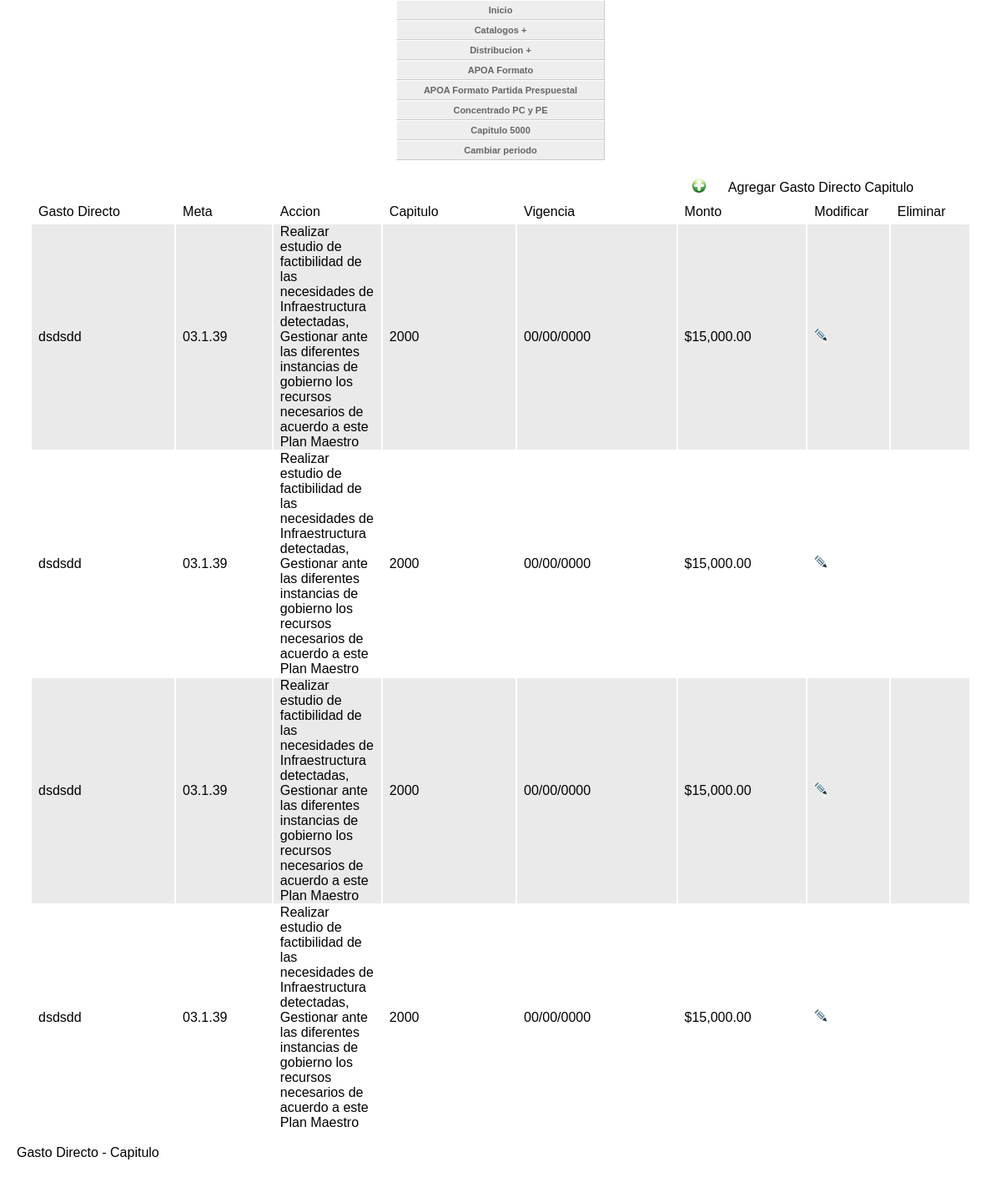
The app's page /gastodirecto_capitulo.php with its own data.
### tables this page shows
CREATE TABLE `gastodirecto_capitulo` (
  `id_gasto_directo` varchar(50) NOT NULL,
  `id_meta` varchar(20) NOT NULL,
  `id_capitulo` varchar(45) NOT NULL,
  `vigencia` date default NULL,
  `monto` double default NULL,
  `id_gastodirecto_capitulo` int(11) NOT NULL auto_increment,
  `id_accion` int(11) NOT NULL,
  `id_departamento` int(11) NOT NULL,
  `id_partida` int(11) NOT NULL,
  `gastado` double(15,3) default NULL,
  `comprometido` double(15,3) default NULL,
  PRIMARY KEY  (`id_gastodirecto_capitulo`)
);

CREATE TABLE `gastodirecto` (
  `clave` varchar(50) default NULL,
  `nombre` varchar(200) NOT NULL,
  `descripcion` longtext NOT NULL,
  `vigencia` date NOT NULL,
  `monto` double NOT NULL,
  `fecha_inicial` varchar(20) NOT NULL,
  `fecha_final` varchar(20) NOT NULL,
  `id_gastodirecto` int(11) NOT NULL auto_increment,
  `fecha_expedicion` date NOT NULL,
  `fecha_recibido` date NOT NULL,
  PRIMARY KEY  (`id_gastodirecto`)
);

CREATE TABLE `meta` (
  `clave` varchar(20) default NULL,
  `nombre` varchar(200) default NULL,
  `descripcion_numero` varchar(500) default NULL,
  `unidad_de_medida` varchar(200) default NULL,
  `cantidad` varchar(200) default NULL,
  `vigencia` date default NULL,
  `monto` double default NULL,
  `periodo` varchar(20) default NULL,
  `ingreso_propio_ene_jun` double default NULL,
  `ingreso_propio_jul_dic` double default NULL,
  `gasto_directo_ene_jun` double default NULL,
  `gasto_directo_jul_dic` double default NULL,
  `id_encargado` int(11) default NULL,
  `id_meta` int(11) NOT NULL auto_increment,
  `descripcion` varchar(500) NOT NULL,
  PRIMARY KEY  (`id_meta`),
  KEY `i_clave` (`clave`)
);

CREATE TABLE `accion` (
  `clave` varchar(20) default NULL,
  `id_meta` int(20) NOT NULL,
  `nombre` varchar(200) default NULL,
  `descripcion` varchar(500) default NULL,
  `monto` double default NULL,
  `ingreso_propio_ene_jun` double default NULL,
  `ingreso_propio_jul_dic` double default NULL,
  `gasto_directo_ene_jun` double default NULL,
  `gasto_directo_jul_dic` double default NULL,
  `vigencia` date default NULL,
  `periodo` varchar(20) default NULL,
  `id_accion` int(11) NOT NULL auto_increment,
  PRIMARY KEY  (`id_accion`),
  KEY `i_clave` (`clave`)
);

CREATE TABLE `capitulo` (
  `clave` int(11) NOT NULL,
  `nombre` varchar(500) default NULL,
  `descripcion` longtext,
  `ingresos_propios` double default NULL,
  `gasto_directo` double default NULL,
  `vigencia` date default NULL,
  `periodo` varchar(20) default NULL,
  `id_capitulo` int(11) NOT NULL auto_increment,
  PRIMARY KEY  (`id_capitulo`),
  KEY `i_clave` (`clave`)
);

### gastodirecto_capitulo.php (the view, shortened to what this page needs)
<!DOCTYPE html PUBLIC "-//W3C//DTD XHTML 4.01 Transitional//EN" "http://www.w3.org/TR/xhtml1/DTD/xhtml1-transitional.dtd">
<html xmlns="http://www.w3.org/1999/xhtml">
<head>
</head>
<body onload="cargar();" onunload="window.opener.history.go(0);" >
<div  align="center" class="cssMenu">
							<ul id="navmenu">
  <li><a href="index_menu.php">Inicio</a></li>
  <li><a >Catalogos +</a>
  </li>
  <li><a href="#">Distribucion +</a>
  </li>
  <li><a  href="combo_apoa.php">APOA Formato</a></li>
  <li><a   href="APOApartidaPresupuestal.php">APOA Formato Partida Prespuestal</a></li>
  <li><a  href="programa_operativo_anual.php">Concentrado PC y PE</a></li>
  <li><a href="formato_capitulo5000.php">Capitulo 5000</a></li>
  <li><a href="index.php">Cambiar periodo</a></li>
</ul>
						</div>
<form id="form1" name="form1" method="post" action="">
  <table width="100%" border="0" align="center">
    <tr>
      <td height="27" colspan="8"><table width="96%" border="0">
        <tr>
          <td width="73%">&nbsp;</td>
          <td width="4%"><a href="agregar_gastodirecto_capitulo.php" title="Agregar Gasto Directo Capitulo" rel="gb_page_center[740,250]"><img src="images/add.png" width="18" height="18" alt="Agregar" border="0" /></a></td>
          <td width="23%">Agregar Gasto Directo Capitulo</td>
          </tr>
        </table>
      </td>
    </tr>
    <tr>
      <td width="142" height="21"> Gasto Directo</td>
      <td width="90">Meta</td>
      <td width="87">Accion</td>
      <td width="131"> Capitulo</td>
      <td width="160">Vigencia</td>
      <td width="126">Monto</td>
      <td width="74">Modificar</td>
      <td width="71">Eliminar</td>
    </tr>
<?PHP
	$Sql="SELECT gc.id_gasto_directo,gc.id_meta,gc.id_capitulo,DATE_FORMAT(gc.vigencia,'%d/%m/%Y') as vigencia,gc.monto,gc.id_gastodirecto_capitulo, c.clave,m.clave,g.nombre,a.nombre FROM (((gastodirecto_capitulo gc join capitulo c on gc.id_capitulo = c.id_capitulo) join meta m on gc.id_meta = m.id_meta) join gastodirecto g on id_gastodirecto = gc.id_gasto_directo) join accion a on a.id_accion = gc.id_accion";
	$ISql = mysql_query($Sql);
	$num=mysql_num_rows($ISql);
	if($num>0)
	{
		$a=1;
		while($row = mysql_fetch_array($ISql))
		{
		if($a==0)
		{
		?>
            <? $a=1;}else{?>
            <tr class="odd">
			<? $a=0;}?>
      			<td height="23"><? echo $row[8]; ?></td>
		      	<td><? echo $row[7]; ?></td>
		      	<td><? echo $row[9]; ?></td>
                <td><? echo $row[6]; ?></td>
      			<td><? echo $row[3]; ?></td>
      			<td><? echo "$".number_format($row[4], 2, '.', ','); ?></td>
      			<td align="center"><a href="modificar_gastodirecto_capitulo.php?idd=<?=$row[5]; ?>" title="Modificar Gasto Directocapitulo " rel="gb_page_center[740,250]"><img src="imagenes/ico_edit.gif" width="15" height="17" border="0"/></a></td>
                <? $val=$row[4]; if($val==0){ ?>
      			<td align="center"><img src="images/delete.gif" width="16" height="16" alt="Eliminar" border="0" onclick="eliminar('<?=$row[5];?>');" /></td><? }else{ ?><td align="center"></td><? }?>
    		</tr>
    <?
		}
	}
?>
  </table>
</form>
<link type="text/css" rel="stylesheet" href="stylesheets/TableGear.css" />
<link href="greybox/gb_styles.css" rel="stylesheet" type="text/css" />
						<span class="txtcontenidoazul">Gasto Directo - Capitulo</span>
</body>
</html>

### cssmenuhorizontal.css (style rules this page uses)
ul#navmenu, ul#navmenu li, ul#navmenu ul { margin: 0; border: 0 none; padding: 0; width: 250px; list-style: none; }
ul#navmenu li { display: block !important; display: inline; position: relative; }
ul#navmenu a { border: 1px solid #FFF; border-right-color: #CCC; border-bottom-color: #CCC; padding: 0 6px; display: block; background: #EEE; color: #666; font: bold 11px/22px Verdana, Arial, Helvetica, sans-serif; text-decoration: none; height: auto !important; height: 100%; }

### stylesheets/TableGear.css (style rules this page uses)
body { margin: 0 auto; padding: 0 20px 20px 20px; font-family: Tahoma, Helvetica, Arial, sans-serif; }
form { padding: 1em; }
tr.odd { background-color: #eaeaea; }
th,td { text-align: left; }
td { height: 1.6em; padding: 0 0.5em; }

### gastodirecto_capitulo.php (style rules this page uses)
a { color: #900; text-decoration: none; }

### records on screen
gastodirecto_capitulo: gastodirecto.nombre "dsdsdd", id_meta.clave "03.1.39", id_accion.nombre "Realizar estudio de factibilidad de las necesidades de Infraestructura detectadas, Gestionar ante las diferentes instancias de gobierno los recursos necesarios de acuerdo a este Plan Maestro", id_capitulo.clave "2000", row "00/00/0000", monto "15,000.00"
gastodirecto_capitulo: gastodirecto.nombre "dsdsdd", id_meta.clave "03.1.39", id_accion.nombre "Realizar estudio de factibilidad de las necesidades de Infraestructura detectadas, Gestionar ante las diferentes instancias de gobierno los recursos necesarios de acuerdo a este Plan Maestro", id_capitulo.clave "2000", row "00/00/0000", monto "15,000.00"
gastodirecto_capitulo: gastodirecto.nombre "dsdsdd", id_meta.clave "03.1.39", id_accion.nombre "Realizar estudio de factibilidad de las necesidades de Infraestructura detectadas, Gestionar ante las diferentes instancias de gobierno los recursos necesarios de acuerdo a este Plan Maestro", id_capitulo.clave "2000", row "00/00/0000", monto "15,000.00"
gastodirecto_capitulo: gastodirecto.nombre "dsdsdd", id_meta.clave "03.1.39", id_accion.nombre "Realizar estudio de factibilidad de las necesidades de Infraestructura detectadas, Gestionar ante las diferentes instancias de gobierno los recursos necesarios de acuerdo a este Plan Maestro", id_capitulo.clave "2000", row "00/00/0000", monto "15,000.00"
